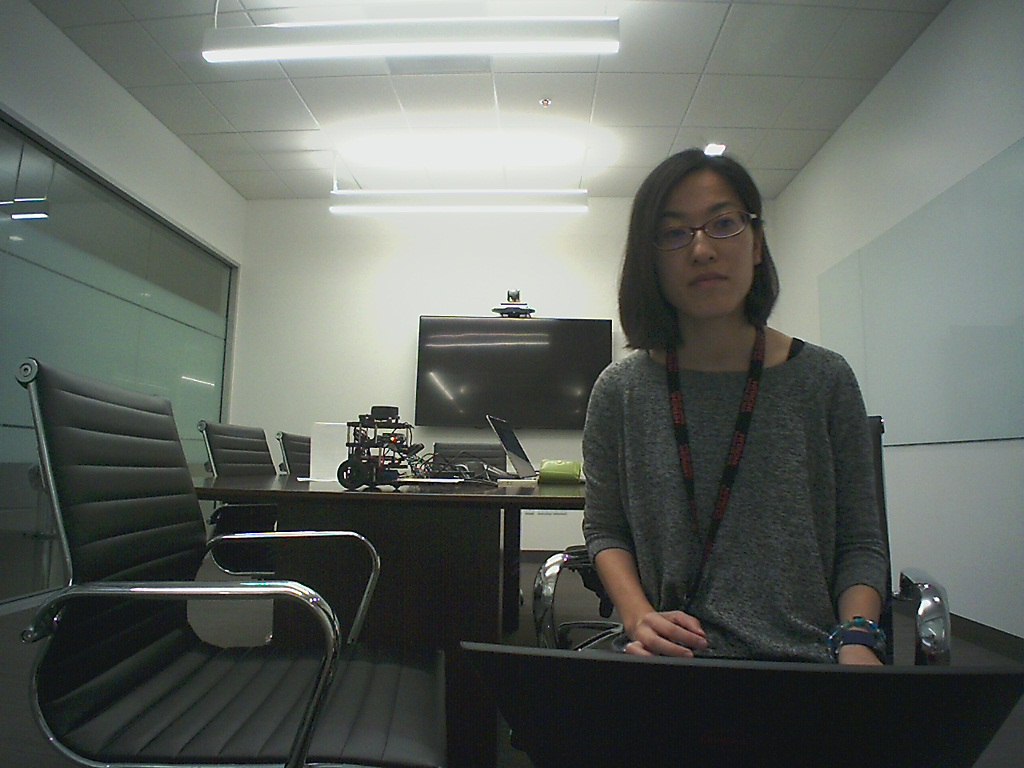
#> input picture Michiko/image.jpg, 1024 x 768 px
$ python translation.py --image Michiko/image.jpg
#> lines starting #> are read from the running program, lines starting #| are printed output that depends on the picture
### imutilsJG.py
#!/usr/local/opt/python3/bin/python3
import cv2
import numpy as np

def translate(image, x, y):
    M = np.float32([[1,0,x],[0,1,y]])
    shifted = cv2.warpAffine(image, M, (image.shape[1], image.shape[0]))
    return(shifted)

# [21 lines left out: functions rotate, resize, not called in this run]

### translation.py
#!/usr/local/opt/python3/bin/python3
from __future__ import print_function
import argparse
import cv2
import numpy as np
import imutilsJG

ap = argparse.ArgumentParser()
ap.add_argument("-i", "--image", required = True, help = "Path to image")
args = vars(ap.parse_args())

image = cv2.imread(args["image"])
#> image is the input picture: shape (768, 1024, 3); mean B, G, R 97.1, 102.8, 97.4
cv2.imshow("Original", image)
cv2.waitKey(0)

# 1,0 == pixels x (left/right), 0,1 == pixels y (up,down)
M = np.float32([[1,0,25],[0,1,50]])
shifted = cv2.warpAffine(image, M, (image.shape[1], image.shape[0]))
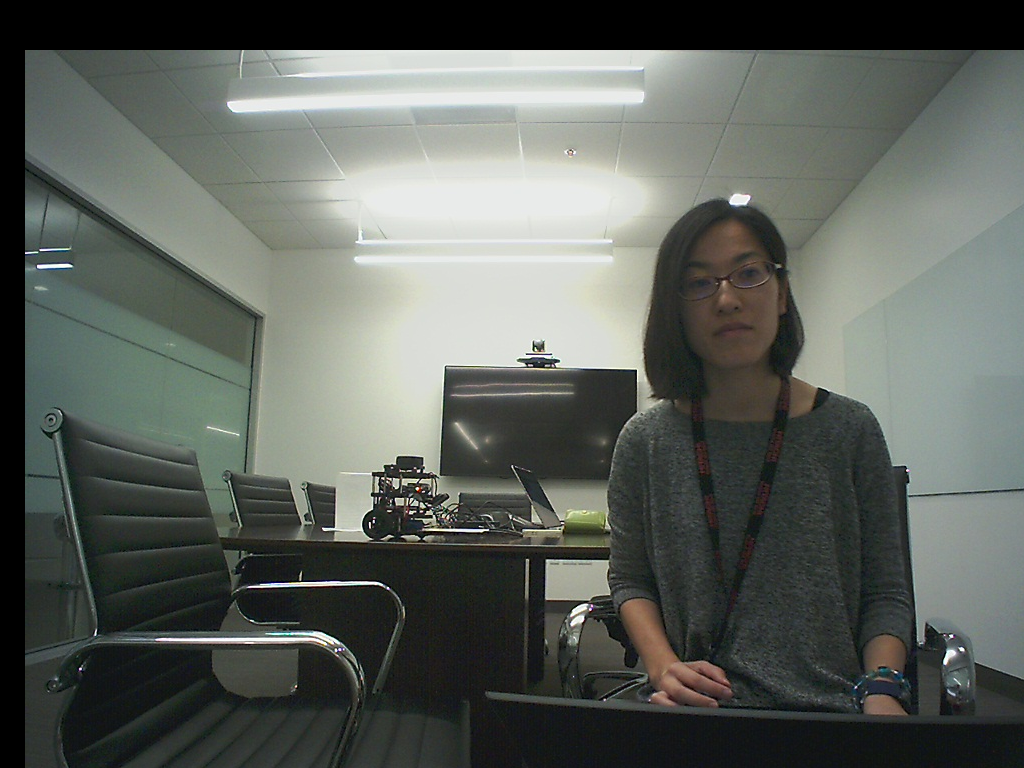
#> shifted: shape (768, 1024, 3); mean B, G, R 92, 97.6, 92.8
cv2.imshow("Shifted Down and Right", shifted)
cv2.waitKey(0)

# Shifted left and up
M = np.float32([[1,0,-50],[0,1,-90]])
shifted = cv2.warpAffine(image, M, (image.shape[1], image.shape[0]))
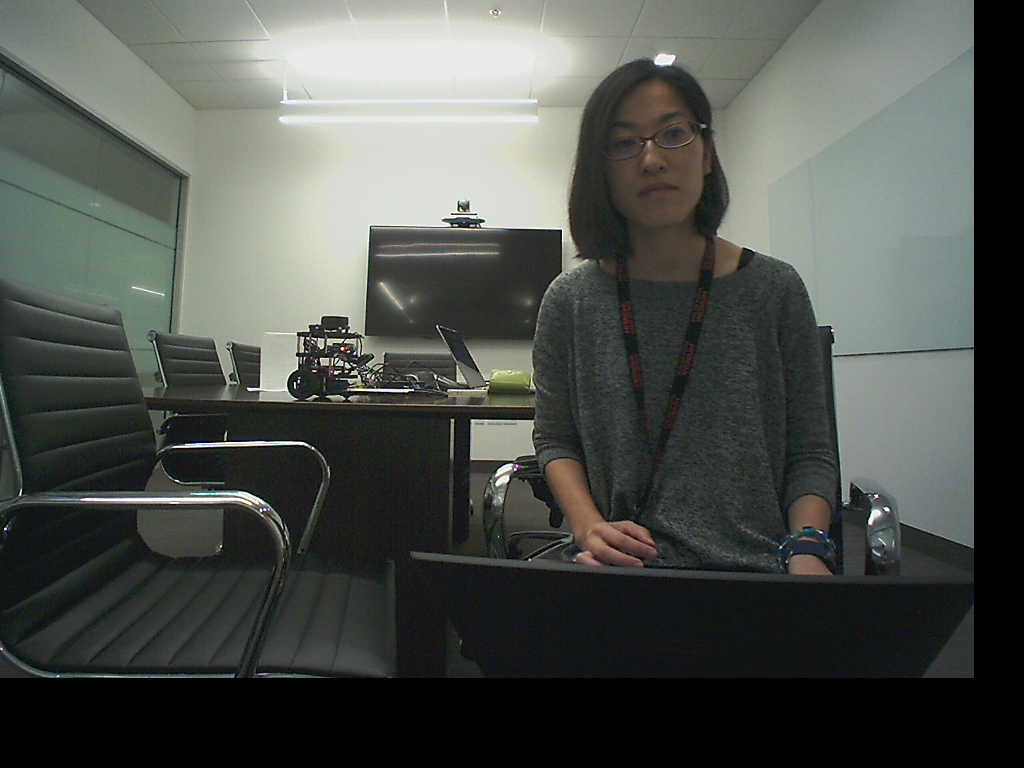
#> shifted: shape (768, 1024, 3); mean B, G, R 77.3, 82.2, 78.1
cv2.imshow("Shifted Up and Left", shifted)
cv2.waitKey(0)

shifted = imutilsJG.translate(image, 0, 100)
#> in translate, `shifted = cv2.warpAffine(image, M, (image.shape[1], image.shape[0]))`:
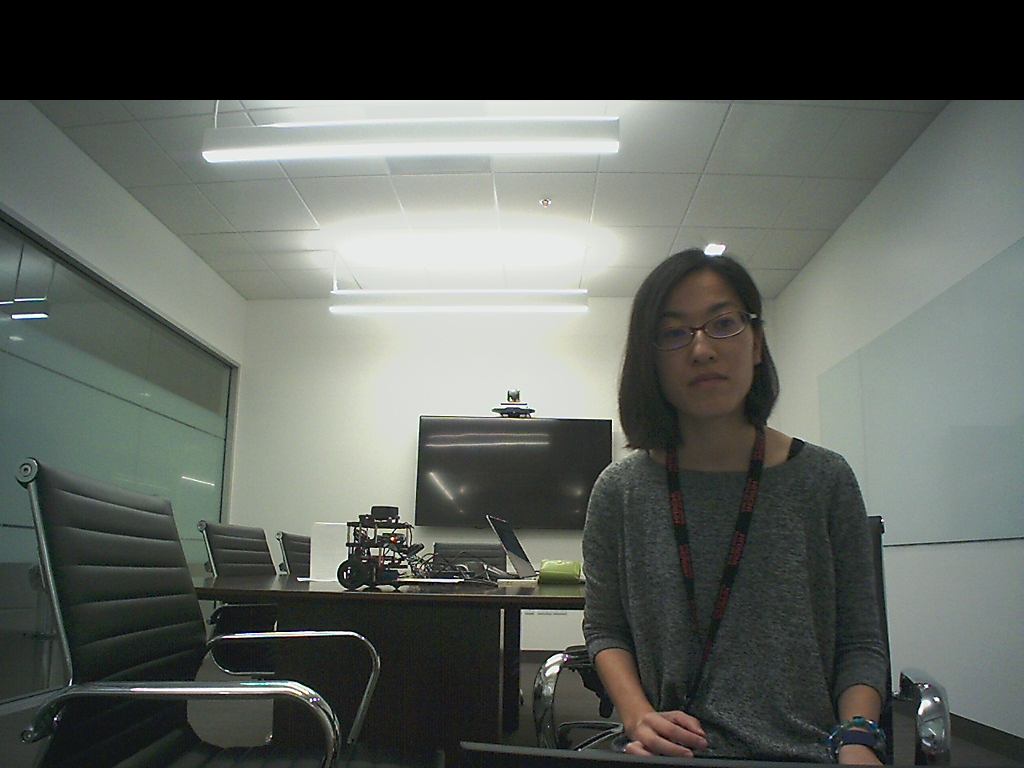
#> shifted: shape (768, 1024, 3); mean B, G, R 92.7, 98.3, 93.4
cv2.imshow("Shifted Down", shifted)
cv2.waitKey(0)
